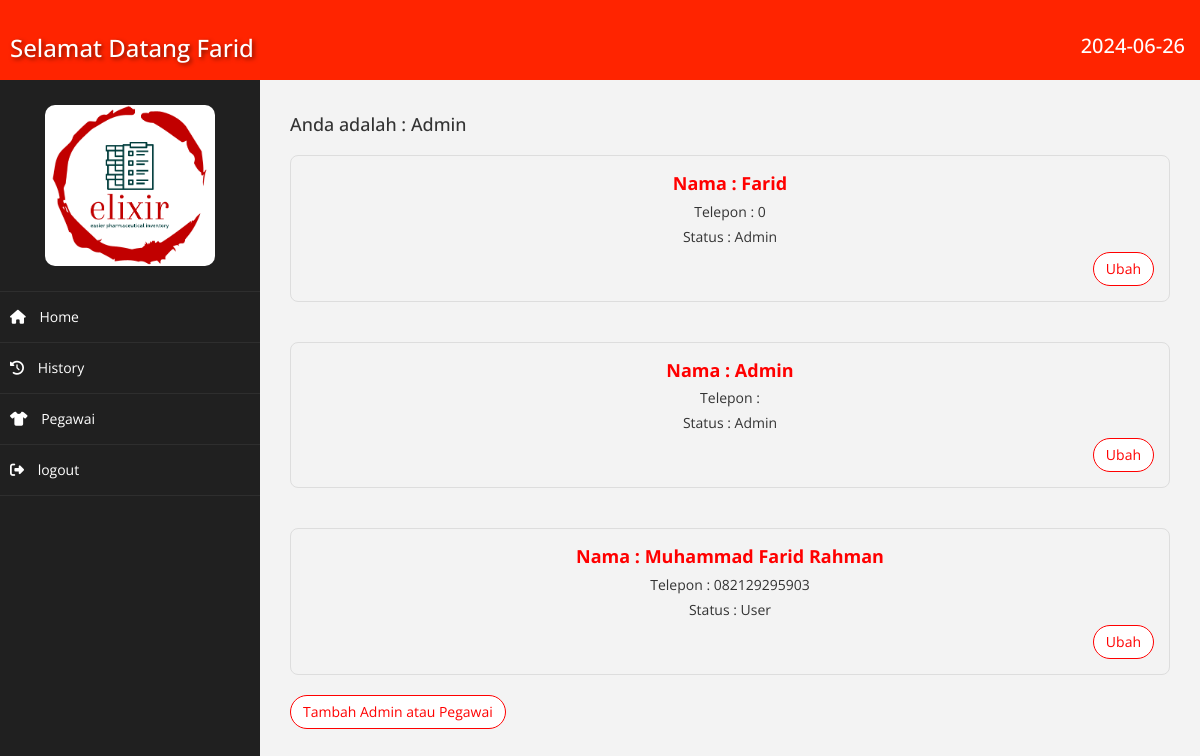
The app's page /admin/index.php?page=admin (signed in) with its own data.
### tables this page shows
CREATE TABLE `user` (
  `uid` int(10) NOT NULL,
  `username` text DEFAULT NULL,
  `nama` text NOT NULL,
  `telepon` varchar(12) DEFAULT NULL,
  `password` text DEFAULT NULL,
  `admin` tinyint(1) NOT NULL DEFAULT 0
);

### admin/index.php (called while the page is built, shortened)
<?php
include 'template.php';
$userName = $_SESSION['nama'];
$date = date("Y-m-d");
$page = isset($_GET['page']) && file_exists($_GET['page'] . '.php') ? $_GET['page'] : 'home';
include $page . '.php';
?>

### admin/admin.php (the view, shortened to what this page needs)
<?php
$userRole = $_SESSION['role'] ?? '';
?>
<?=template_header($userName,$date )?>
<h4>Anda adalah : <?php echo ($userRole === 'User') ? 'Pegawai' : $userRole; ?></h4>
<div class="card-container">
    <?php
    $stmt = $koneksi->prepare("SELECT uid, nama, telepon, admin FROM user");
    $stmt->execute();
    $data = $stmt->fetchAll(PDO::FETCH_ASSOC);
    foreach ($data as $user) {
        $status = ($user['admin'] == 1) ? 'Admin' : 'User';
        ?>
        <div class="card">
            <div class="card-body">
                <div class="product-name">Nama : <?php echo $user['nama']; ?></div>
                <div class="product-quantity">Telepon : <?php echo $user['telepon']; ?></div>
                <div class="product-price">Status : <?php echo $status; ?></div>
                <?php if ($_SESSION['role'] === 'Admin') : ?>
                    <div class="text-right">
                        <a href="index.php?page=ubahadmin&id=<?php echo $user['uid']; ?>" class="btn btn-warning">Ubah</a>
                    </div>
                <?php endif; ?>
            </div>
        </div>
    <?php } ?>
</div>
<?php if ($userRole === 'Admin') : ?>
    <a href="index.php?page=tambahadmin" class="btn btn-warning">Tambah Admin atau Pegawai</a>
<?php endif; ?>

### admin/assets/css/custom.css (style rules this page uses)
body { font-family: 'Open Sans', sans-serif; }
h4 { padding-top:10px; }

### admin/admin.php (style rules this page uses)
.card-container { display: flex; flex-wrap: wrap; justify-content: flex-start; gap: 20px; margin-top: 20px; }
.card { flex: 1 1 calc(100% - 20px); border: 1px solid #ddd; border-radius: 8px; overflow: hidden; transition: transform 0.5s ease; margin-bottom: 20px; }
.card-body { text-align: center; padding: 15px; }
.btn-warning { color: red; background-color: white; border: 1px solid red; border-radius: 20px; transition: background-color 0.3s, color 0.3s, border-color 0.3s, border-radius 0.3s; }
.product-name { font-size: 18px; font-weight: bold; margin-bottom: 5px; color: red; }
.product-quantity, .product-price { font-size: 14px; margin-bottom: 5px; }

### records on screen
user: nama "Farid", telepon "0", admin "Admin"
user: nama "Admin", admin "Admin"
user: nama "Muhammad Farid Rahman", telepon "082129295903", admin "User"

### other values on screen
$date "2024-06-26"
$userName "Farid"
$userRole "Admin"
